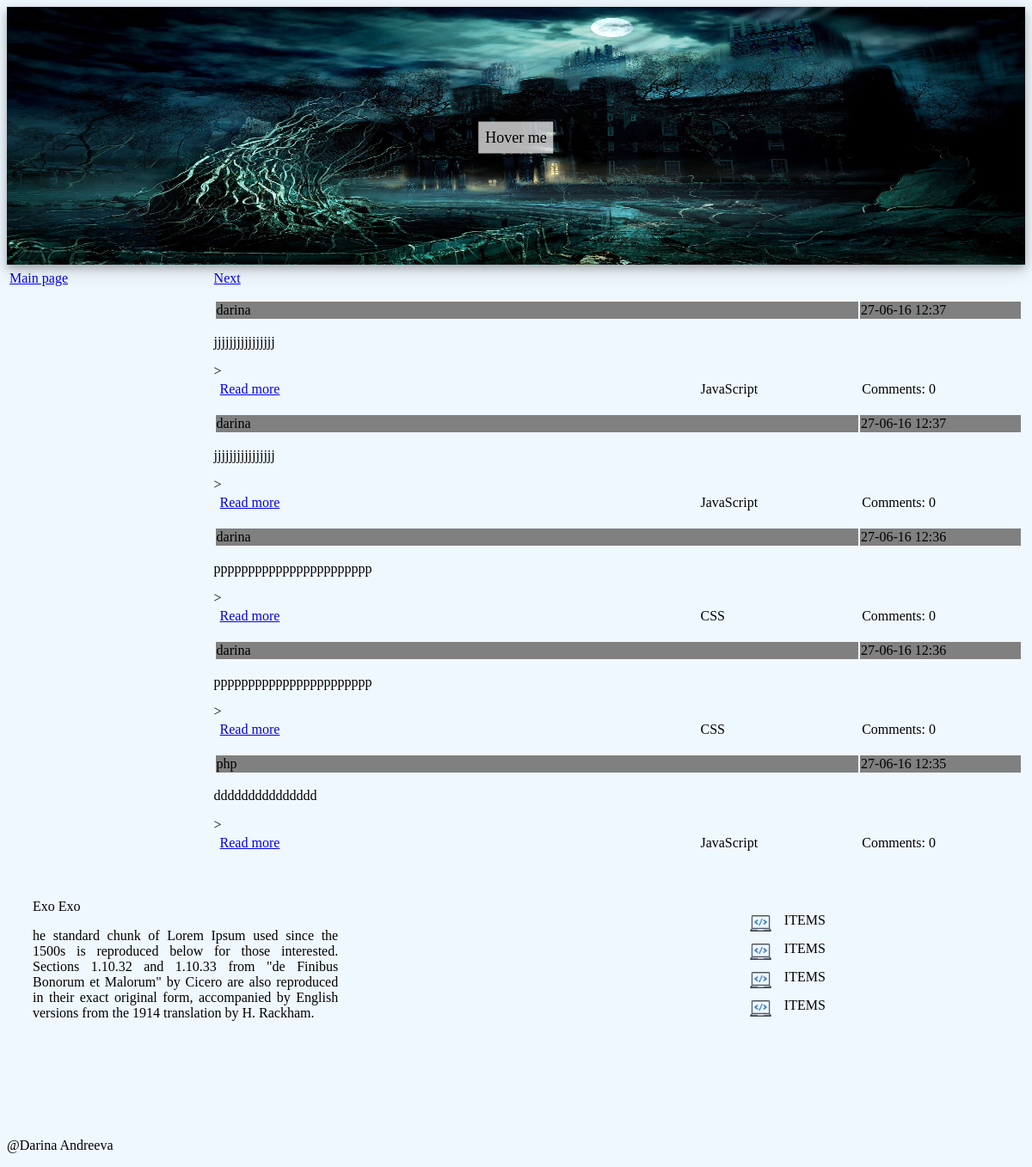
The page / on the database its author committed.
### tables this page shows
CREATE TABLE `blog` (
  `id` int(11) NOT NULL,
  `dt` int(11) NOT NULL,
  `cid` int(11) NOT NULL,
  `header` varchar(250) DEFAULT NULL,
  `anonce` varchar(250) DEFAULT NULL,
  `txt` text,
  `comments` int(11) DEFAULT '0'
);

CREATE TABLE `cats` (
  `id` int(11) NOT NULL,
  `cname` varchar(250) DEFAULT NULL
);

### index.php (the view, shortened to what this page needs)
<?php
 include"config.php";
 $connection=mysqli_connect($server, $username, $password, $db);
include"functions.php";
$header= join('',file('header.html'));
$footer=join('', file('footer.html'));
echo $header;
$left = get_menu();
$content="";
if(isset($_GET['p'])){
    $p=$_GET['p'];
    $id= $_GET['id'];
    if ($p == "show") $content = get_blog_record($id);
    elseif ($p == "filter") $content = get_cat($cat);
    else $content = "Wrong Page";
}
else {
    $N=5;
    $r1= $connection->query("select count(*)as records from blog");
    $f=mysqli_fetch_row($r1);
    $rec_count= $f[0];
    if(!isset($_GET['page'])) $page=0;
    else $page= $_GET['page'];
    $records=$page*$N;
    $q=$connection->query('select * from blog order by id desc limit '.$records.",$N");
    $max=mysqli_num_rows($q);
    $page++;
    if($records+$N < $rec_count)
        $content.="<a href=index.php?pge=$page>Next</a>";
    for($i=0; $i<$max; $i++){
        $row=mysqli_fetch_array($q);
        $dt=date('d-m-y H:i',$row['dt']);
        $content.="<p><table width='100%'>
                <tr><td bgcolor='#808080' width='80%'>$row[header]</td>
                <td bgcolor='#808080' width='20%'>$dt</td></tr></table>";
        $content.="<p>$row[anonce]";
        $cat=get_cat_name($row['cid']);
        $content.="<p><table width='100%'>
                           <td> <td width='60%'><a href=index.php?p=show&id=$row[id]> Read more</a></td>>
                           <td width='20%'>$cat</td>
                           <td width='20%'>Comments:  $row[comments]</td>
                           </tr></table>";
    }
}
echo "<table border='0' width='100%'>
<tr><td valign='top' width='20%'>$left</td><td valign='top'>$content</td></tr></table>
$footer";

### functions.php (shortened to what this page needs)
<?php
include"config.php";
function get_menu(){
    global $connection;
    $r=$connection->query("select * from cats");
    $result = "<a href='index.php'> Main page</a><br>";
    while ($row=mysqli_fetch_array($r))
      $result.="<a href='index.php?p=filter&cat=$row[id]>$row[cname]'</a><br>";
    return $result;
}
function get_cat_name($id){
    $id= strip_tags($id);
    if(is_numeric($id)){
        global $connection;
        $r= $connection->query("select * from cats WHERE  id=$id limit 1");
        $row= mysqli_fetch_array($r);
        return $row['cname'];
    }
    else return "Wrong category";
}

### css/style.css (style rules this page uses)
body { background-color: aliceblue; }
.center { position: absolute; top: 50%; left: 50%; transform: translate(-50%, -50%); font-size: 18px; background-color: white; opacity: 0.7; padding: 8px; }
#img { position: relative; }

### css/style1.css (style rules this page uses)
ul li { display:block; height: 25px; width: 35px; background-image: url('512.png'); background-size: contain; background-repeat: repeat-y; margin-top: 8px; margin-left:25px; padding-left: 40px; }
ul { width: 200px; height: 200px; }
.ce { display: table; margin-top: 20px; }
.ce1 { width: 30%; display:inline-table; margin: 22px; padding:8px; text-align: justify; }
.ce2 { width: 30%; display:inline-table; margin: 22px; padding:8px; float: right; }

### rows shown on the page
blog: header "darina", dt "27-06-16 12:37", anonce "jjjjjjjjjjjjjjjj", cid.cname "JavaScript", comments "0"
blog: header "darina", dt "27-06-16 12:37", anonce "jjjjjjjjjjjjjjjj", cid.cname "JavaScript", comments "0"
blog: header "darina", dt "27-06-16 12:36", anonce "ppppppppppppppppppppppp", cid.cname "CSS", comments "0"
blog: header "darina", dt "27-06-16 12:36", anonce "ppppppppppppppppppppppp", cid.cname "CSS", comments "0"
blog: header "php", dt "27-06-16 12:35", anonce "ddddddddddddddd", cid.cname "JavaScript", comments "0"

### other values the page prints
$header "Hover me"
